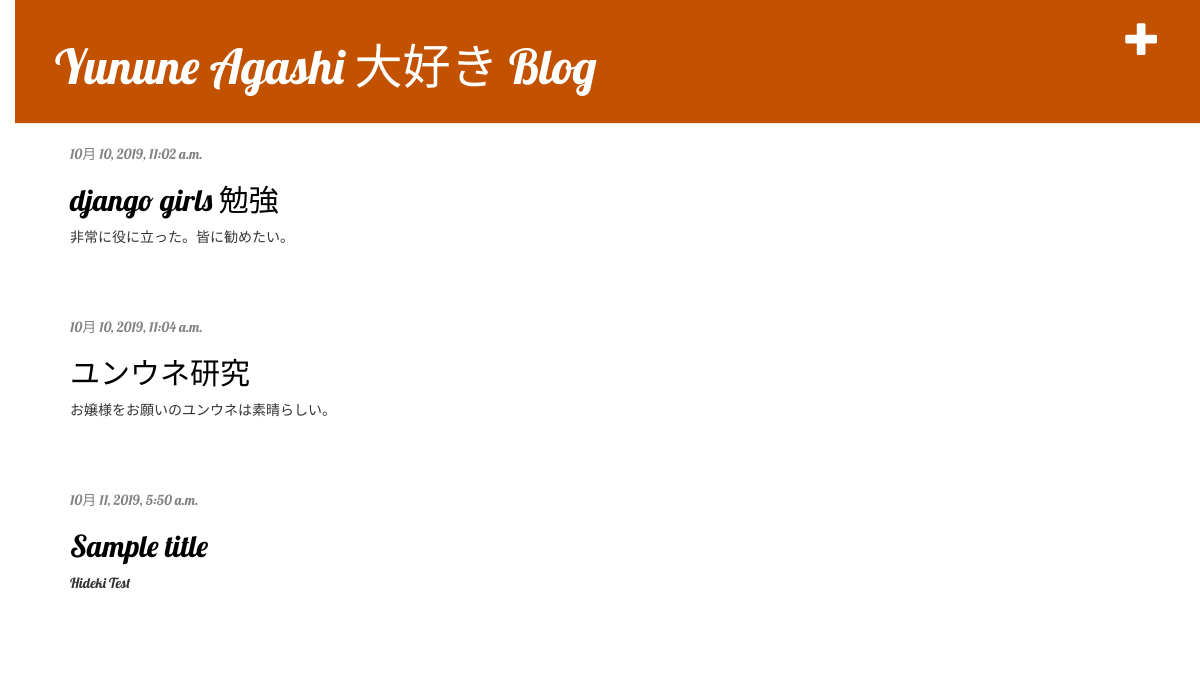
Before: / (signed in) with the older database file.
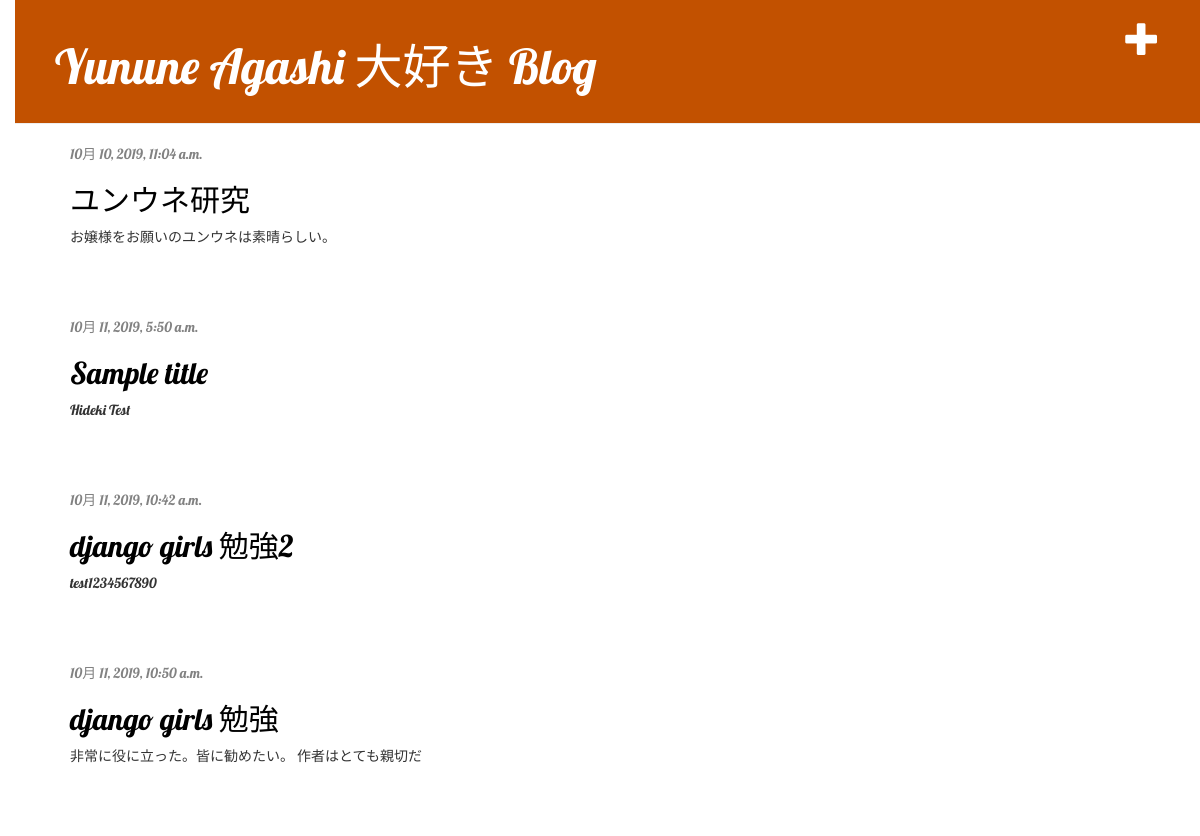
After: the same page with the newer database file.
### blog/models.py (models this page shows, shortened)
class Post(models.Model):
    author = models.ForeignKey(settings.AUTH_USER_MODEL, on_delete=models.CASCADE)
    title = models.CharField(max_length=200)
    text = models.TextField()
    created_date = models.DateTimeField(default=timezone.now)
    published_date = models.DateTimeField(blank=True, null=True)

### blog/views.py (the view)
# urls.py: path('', views.post_list, name='post_list'),
def post_list(request):
    posts = Post.objects.filter(published_date__lte=timezone.now()).order_by('published_date')
    return render(request, 'blog/post_list.html', {'posts': posts})

### blog/templates/blog/post_list.html
{% extends 'blog/base.html' %}
{% block content %}
    {% for post in posts %}
        <div class="post">
            <div class="date">
                {{ post.published_date }}
            </div>
            <h2><a href="{% url 'post_detail' pk=post.pk %}">{{ post.title }}</a></h2>
            <p>{{ post.text|linebreaksbr }}</p>
        </div>
    {% endfor %}
{% endblock %}

Changed rows visible on the page:
added Post: published_date "10月 11, 2019, 10:42 a.m.", title "django girls 勉強2", text "test1234567890"
changed Post "django girls 勉強": published_date "10月 10, 2019, 11:02 a.m." → "10月 11, 2019, 10:50 a.m."; text "非常に役に立った。皆に勧めたい。" → "非常に役に立った。皆に勧めたい。 作者はとても親切だ"; moves down the list
